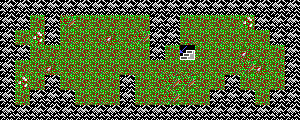

Rendered tile map (Tiled .tmx) drawn with the repository's tilesets; below, a short description and the full map source, tile grids included:
An orthogonal 20x8 tile map with 15x15 px tiles, 1 tile layer (Tiles).

<map version="1.4" tiledversion="1.4.3" orientation="orthogonal" renderorder="right-down" width="20" height="8" tilewidth="15" tileheight="15" infinite="0" nextlayerid="2" nextobjectid="1">
 <properties>
  <property name="down" value="sample" />
  <property name="name" value="Sample (2nd Floor)" />
 </properties>
 <tileset firstgid="1" source="egapics.tsx" />
 <layer id="1" name="Tiles" width="20" height="8">
  <data>
   <tile gid="31" />
   <tile gid="31" />
   <tile gid="31" />
   <tile gid="31" />
   <tile gid="31" />
   <tile gid="31" />
   <tile gid="31" />
   <tile gid="31" />
   <tile gid="31" />
   <tile gid="31" />
   <tile gid="31" />
   <tile gid="31" />
   <tile gid="31" />
   <tile gid="31" />
   <tile gid="31" />
   <tile gid="31" />
   <tile gid="31" />
   <tile gid="31" />
   <tile gid="31" />
   <tile gid="31" />
   <tile gid="31" />
   <tile gid="31" />
   <tile gid="49" />
   <tile gid="31" />
   <tile gid="62" />
   <tile gid="49" />
   <tile gid="49" />
   <tile gid="49" />
   <tile gid="49" />
   <tile gid="49" />
   <tile gid="31" />
   <tile gid="31" />
   <tile gid="49" />
   <tile gid="49" />
   <tile gid="49" />
   <tile gid="49" />
   <tile gid="61" />
   <tile gid="31" />
   <tile gid="31" />
   <tile gid="31" />
   <tile gid="31" />
   <tile gid="49" />
   <tile gid="61" />
   <tile gid="31" />
   <tile gid="49" />
   <tile gid="49" />
   <tile gid="49" />
   <tile gid="63" />
   <tile gid="49" />
   <tile gid="62" />
   <tile gid="31" />
   <tile gid="31" />
   <tile gid="49" />
   <tile gid="49" />
   <tile gid="49" />
   <tile gid="49" />
   <tile gid="49" />
   <tile gid="49" />
   <tile gid="31" />
   <tile gid="31" />
   <tile gid="31" />
   <tile gid="31" />
   <tile gid="49" />
   <tile gid="49" />
   <tile gid="49" />
   <tile gid="49" />
   <tile gid="49" />
   <tile gid="49" />
   <tile gid="49" />
   <tile gid="49" />
   <tile gid="31" />
   <tile gid="49" />
   <tile gid="33" />
   <tile gid="49" />
   <tile gid="49" />
   <tile gid="49" />
   <tile gid="63" />
   <tile gid="49" />
   <tile gid="49" />
   <tile gid="31" />
   <tile gid="31" />
   <tile gid="49" />
   <tile gid="49" />
   <tile gid="63" />
   <tile gid="49" />
   <tile gid="49" />
   <tile gid="49" />
   <tile gid="49" />
   <tile gid="49" />
   <tile gid="49" />
   <tile gid="49" />
   <tile gid="49" />
   <tile gid="49" />
   <tile gid="49" />
   <tile gid="49" />
   <tile gid="49" />
   <tile gid="62" />
   <tile gid="63" />
   <tile gid="49" />
   <tile gid="31" />
   <tile gid="31" />
   <tile gid="61" />
   <tile gid="49" />
   <tile gid="31" />
   <tile gid="49" />
   <tile gid="49" />
   <tile gid="49" />
   <tile gid="49" />
   <tile gid="31" />
   <tile gid="49" />
   <tile gid="49" />
   <tile gid="62" />
   <tile gid="62" />
   <tile gid="49" />
   <tile gid="49" />
   <tile gid="31" />
   <tile gid="49" />
   <tile gid="49" />
   <tile gid="49" />
   <tile gid="31" />
   <tile gid="31" />
   <tile gid="49" />
   <tile gid="31" />
   <tile gid="31" />
   <tile gid="31" />
   <tile gid="49" />
   <tile gid="49" />
   <tile gid="49" />
   <tile gid="31" />
   <tile gid="49" />
   <tile gid="49" />
   <tile gid="62" />
   <tile gid="49" />
   <tile gid="49" />
   <tile gid="31" />
   <tile gid="31" />
   <tile gid="31" />
   <tile gid="49" />
   <tile gid="31" />
   <tile gid="31" />
   <tile gid="31" />
   <tile gid="31" />
   <tile gid="31" />
   <tile gid="31" />
   <tile gid="31" />
   <tile gid="31" />
   <tile gid="31" />
   <tile gid="31" />
   <tile gid="31" />
   <tile gid="31" />
   <tile gid="31" />
   <tile gid="31" />
   <tile gid="31" />
   <tile gid="31" />
   <tile gid="31" />
   <tile gid="31" />
   <tile gid="31" />
   <tile gid="31" />
   <tile gid="31" />
   <tile gid="31" />
  </data>
 </layer>
</map>